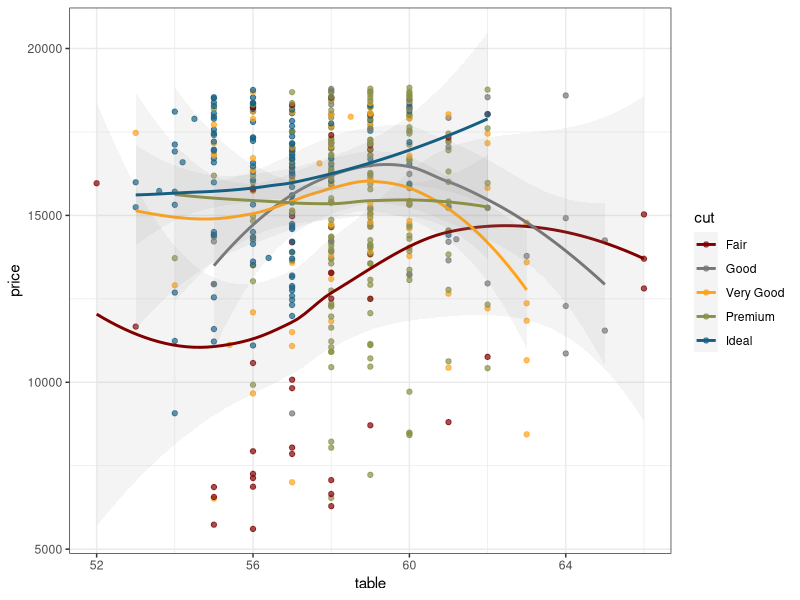
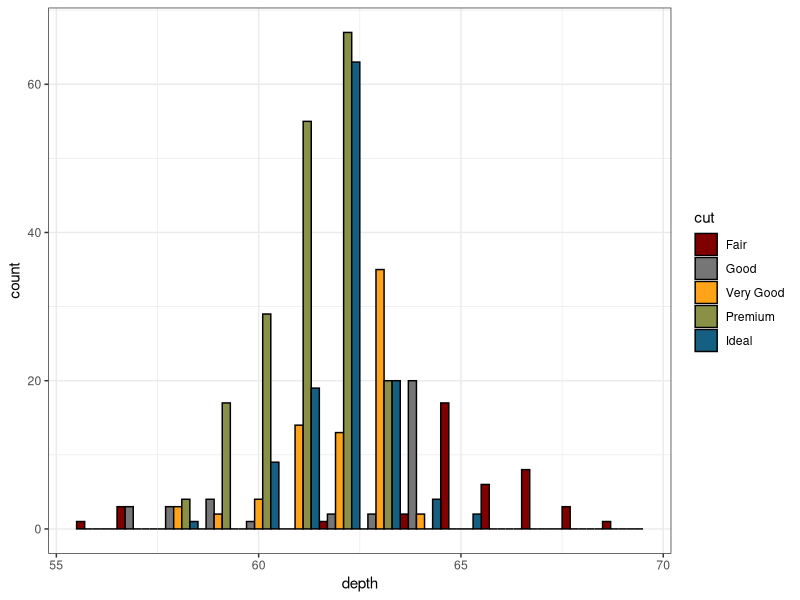
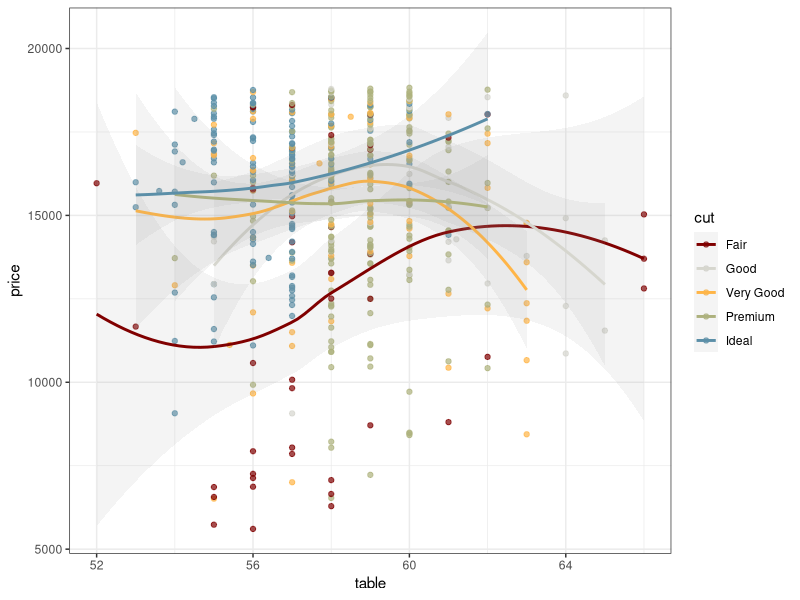
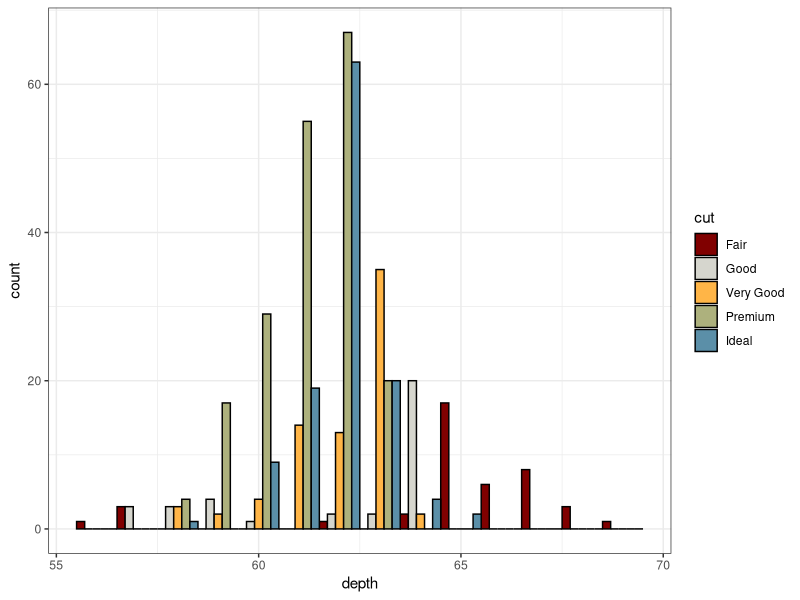
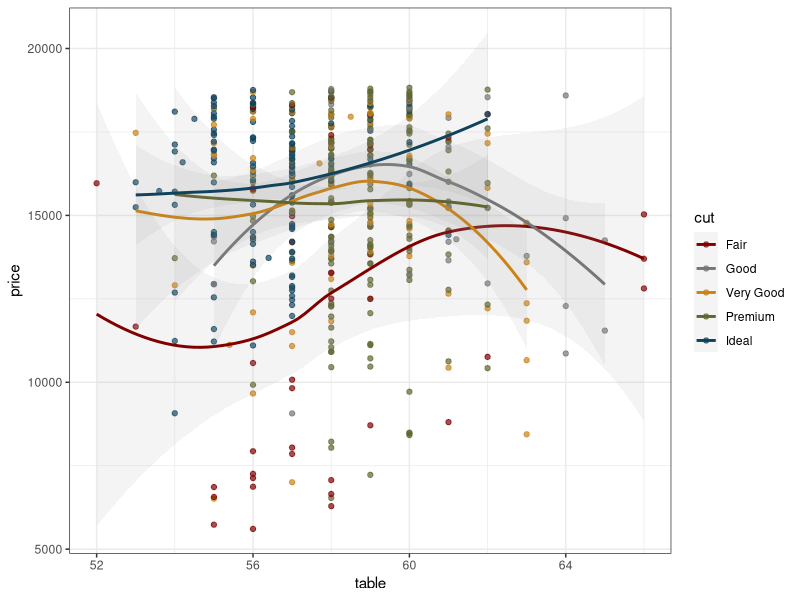
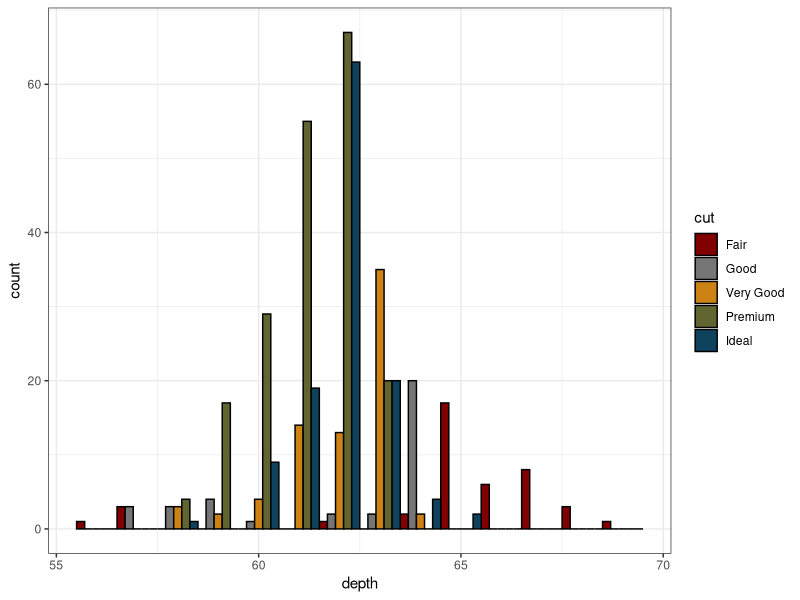

Write R code to recreate these figures, in order.
library(ggsci)


### Name: scale_color_uchicago
### Title: The University of Chicago Color Scales
### Aliases: scale_color_uchicago scale_colour_uchicago scale_fill_uchicago

### ** Examples

library("ggplot2")
data("diamonds")

p1 = ggplot(subset(diamonds, carat >= 2.2),
            aes(x = table, y = price, colour = cut)) +
  geom_point(alpha = 0.7) +
  geom_smooth(method = "loess", alpha = 0.1, size = 1, span = 1) +
  theme_bw()

p2 = ggplot(subset(diamonds, carat > 2.2 & depth > 55 & depth < 70),
            aes(x = depth, fill = cut)) +
  geom_histogram(colour = "black", binwidth = 1, position = "dodge") +
  theme_bw()

p1 + scale_color_uchicago()
p2 + scale_fill_uchicago()

p1 + scale_color_uchicago(palette = "light")
p2 + scale_fill_uchicago(palette = "light")

p1 + scale_color_uchicago(palette = "dark")
p2 + scale_fill_uchicago(palette = "dark")
